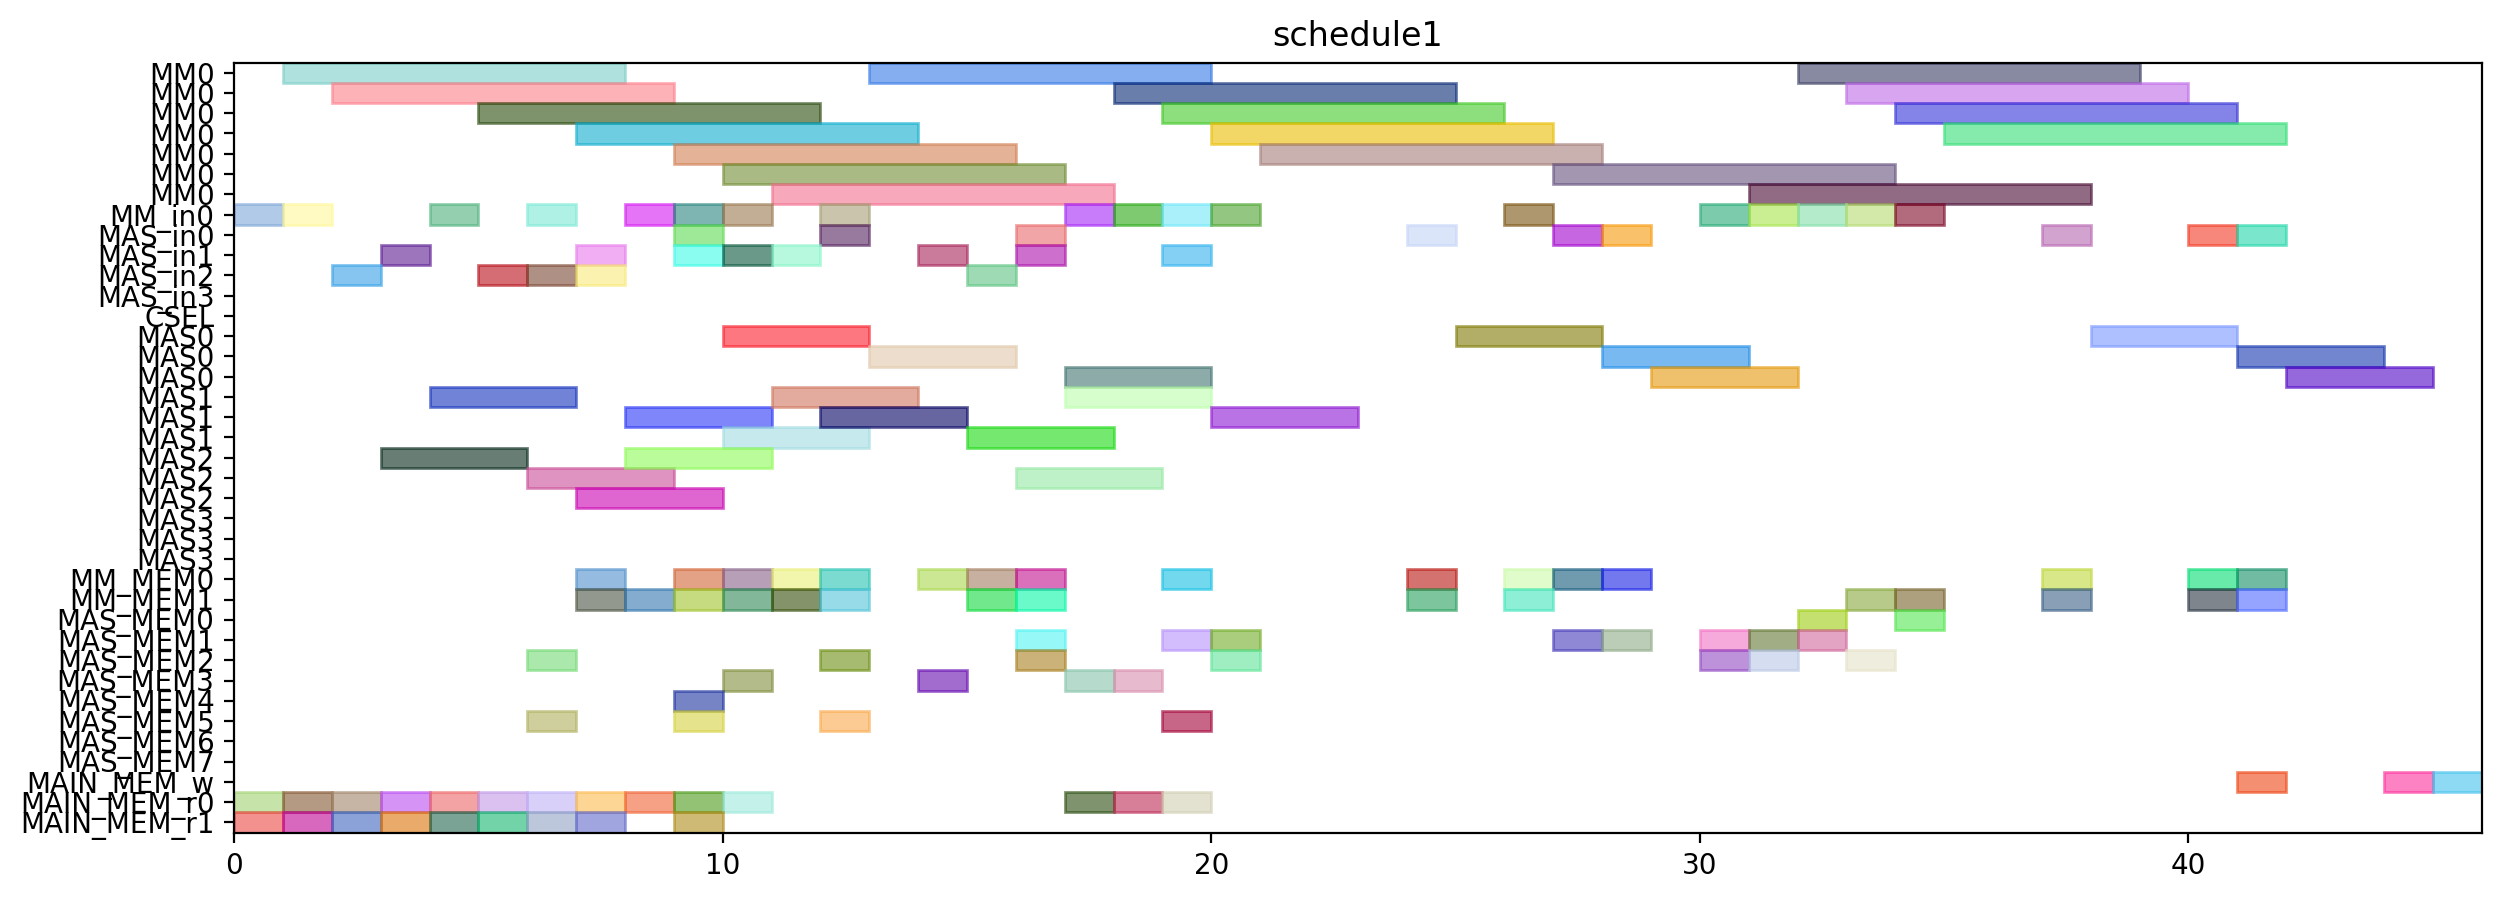

This figure's Python source:
from pyschedule import Scenario, solvers, plotters, alt


def solve():
	horizon = 154
	S = Scenario("schedule1", horizon=horizon)

	# resource
	MM = S.Resources('MM', num=1, size=7)
	MM_in = S.Resources('MM_in', num=1)
	MAS_in = S.Resources('MAS_in', num=4)
	CSEL = S.Resource('CSEL')
	MAS = S.Resources('MAS', num=4, size=3, periods=range(1, horizon))
	MM_MEM = S.Resources('MM_MEM', num=2)
	MAS_MEM = S.Resources('MAS_MEM', num=8)
	MAIN_MEM_w = S.Resource('MAIN_MEM_w', size=1)
	MAIN_MEM_r = S.Resources('MAIN_MEM_r', num=2)

	# result of previous scheduling
	t0_in = S.Task('t0_in', length=1, delay_cost=1)
	S += t0_in >= 0
	t0_in += MM_in[0]

	t0_mem0 = S.Task('t0_mem0', length=1, delay_cost=1)
	S += t0_mem0 >= 0
	t0_mem0 += MAIN_MEM_r[0]

	t0_mem1 = S.Task('t0_mem1', length=1, delay_cost=1)
	S += t0_mem1 >= 0
	t0_mem1 += MAIN_MEM_r[1]

	t0 = S.Task('t0', length=7, delay_cost=1)
	S += t0 >= 1
	t0 += MM[0]

	t2_in = S.Task('t2_in', length=1, delay_cost=1)
	S += t2_in >= 1
	t2_in += MM_in[0]

	t2_mem0 = S.Task('t2_mem0', length=1, delay_cost=1)
	S += t2_mem0 >= 1
	t2_mem0 += MAIN_MEM_r[0]

	t2_mem1 = S.Task('t2_mem1', length=1, delay_cost=1)
	S += t2_mem1 >= 1
	t2_mem1 += MAIN_MEM_r[1]

	t2 = S.Task('t2', length=7, delay_cost=1)
	S += t2 >= 2
	t2 += MM[0]

	t9_in = S.Task('t9_in', length=1, delay_cost=1)
	S += t9_in >= 2
	t9_in += MAS_in[2]

	t9_mem0 = S.Task('t9_mem0', length=1, delay_cost=1)
	S += t9_mem0 >= 2
	t9_mem0 += MAIN_MEM_r[0]

	t9_mem1 = S.Task('t9_mem1', length=1, delay_cost=1)
	S += t9_mem1 >= 2
	t9_mem1 += MAIN_MEM_r[1]

	t8_in = S.Task('t8_in', length=1, delay_cost=1)
	S += t8_in >= 3
	t8_in += MAS_in[1]

	t8_mem0 = S.Task('t8_mem0', length=1, delay_cost=1)
	S += t8_mem0 >= 3
	t8_mem0 += MAIN_MEM_r[0]

	t8_mem1 = S.Task('t8_mem1', length=1, delay_cost=1)
	S += t8_mem1 >= 3
	t8_mem1 += MAIN_MEM_r[1]

	t9 = S.Task('t9', length=3, delay_cost=1)
	S += t9 >= 3
	t9 += MAS[2]

	t1_in = S.Task('t1_in', length=1, delay_cost=1)
	S += t1_in >= 4
	t1_in += MM_in[0]

	t1_mem0 = S.Task('t1_mem0', length=1, delay_cost=1)
	S += t1_mem0 >= 4
	t1_mem0 += MAIN_MEM_r[0]

	t1_mem1 = S.Task('t1_mem1', length=1, delay_cost=1)
	S += t1_mem1 >= 4
	t1_mem1 += MAIN_MEM_r[1]

	t8 = S.Task('t8', length=3, delay_cost=1)
	S += t8 >= 4
	t8 += MAS[1]

	t1 = S.Task('t1', length=7, delay_cost=1)
	S += t1 >= 5
	t1 += MM[0]

	t3_in = S.Task('t3_in', length=1, delay_cost=1)
	S += t3_in >= 5
	t3_in += MAS_in[2]

	t3_mem0 = S.Task('t3_mem0', length=1, delay_cost=1)
	S += t3_mem0 >= 5
	t3_mem0 += MAIN_MEM_r[0]

	t3_mem1 = S.Task('t3_mem1', length=1, delay_cost=1)
	S += t3_mem1 >= 5
	t3_mem1 += MAIN_MEM_r[1]

	t10_in = S.Task('t10_in', length=1, delay_cost=1)
	S += t10_in >= 6
	t10_in += MM_in[0]

	t10_mem0 = S.Task('t10_mem0', length=1, delay_cost=1)
	S += t10_mem0 >= 6
	t10_mem0 += MAS_MEM[2]

	t10_mem1 = S.Task('t10_mem1', length=1, delay_cost=1)
	S += t10_mem1 >= 6
	t10_mem1 += MAS_MEM[5]

	t3 = S.Task('t3', length=3, delay_cost=1)
	S += t3 >= 6
	t3 += MAS[2]

	t4_in = S.Task('t4_in', length=1, delay_cost=1)
	S += t4_in >= 6
	t4_in += MAS_in[2]

	t4_mem0 = S.Task('t4_mem0', length=1, delay_cost=1)
	S += t4_mem0 >= 6
	t4_mem0 += MAIN_MEM_r[0]

	t4_mem1 = S.Task('t4_mem1', length=1, delay_cost=1)
	S += t4_mem1 >= 6
	t4_mem1 += MAIN_MEM_r[1]

	t10 = S.Task('t10', length=7, delay_cost=1)
	S += t10 >= 7
	t10 += MM[0]

	t14_in = S.Task('t14_in', length=1, delay_cost=1)
	S += t14_in >= 7
	t14_in += MAS_in[2]

	t14_mem0 = S.Task('t14_mem0', length=1, delay_cost=1)
	S += t14_mem0 >= 7
	t14_mem0 += MAIN_MEM_r[0]

	t14_mem1 = S.Task('t14_mem1', length=1, delay_cost=1)
	S += t14_mem1 >= 7
	t14_mem1 += MAIN_MEM_r[1]

	t24_in = S.Task('t24_in', length=1, delay_cost=1)
	S += t24_in >= 7
	t24_in += MAS_in[1]

	t24_mem0 = S.Task('t24_mem0', length=1, delay_cost=1)
	S += t24_mem0 >= 7
	t24_mem0 += MM_MEM[0]

	t24_mem1 = S.Task('t24_mem1', length=1, delay_cost=1)
	S += t24_mem1 >= 7
	t24_mem1 += MM_MEM[1]

	t4 = S.Task('t4', length=3, delay_cost=1)
	S += t4 >= 7
	t4 += MAS[2]

	t14 = S.Task('t14', length=3, delay_cost=1)
	S += t14 >= 8
	t14 += MAS[2]

	t24 = S.Task('t24', length=3, delay_cost=1)
	S += t24 >= 8
	t24 += MAS[1]

	t26_in = S.Task('t26_in', length=1, delay_cost=1)
	S += t26_in >= 8
	t26_in += MM_in[0]

	t26_mem0 = S.Task('t26_mem0', length=1, delay_cost=1)
	S += t26_mem0 >= 8
	t26_mem0 += MAIN_MEM_r[0]

	t26_mem1 = S.Task('t26_mem1', length=1, delay_cost=1)
	S += t26_mem1 >= 8
	t26_mem1 += MM_MEM[1]

	t13_in = S.Task('t13_in', length=1, delay_cost=1)
	S += t13_in >= 9
	t13_in += MAS_in[1]

	t13_mem0 = S.Task('t13_mem0', length=1, delay_cost=1)
	S += t13_mem0 >= 9
	t13_mem0 += MAIN_MEM_r[0]

	t13_mem1 = S.Task('t13_mem1', length=1, delay_cost=1)
	S += t13_mem1 >= 9
	t13_mem1 += MAIN_MEM_r[1]

	t16_in = S.Task('t16_in', length=1, delay_cost=1)
	S += t16_in >= 9
	t16_in += MAS_in[0]

	t16_mem0 = S.Task('t16_mem0', length=1, delay_cost=1)
	S += t16_mem0 >= 9
	t16_mem0 += MM_MEM[0]

	t16_mem1 = S.Task('t16_mem1', length=1, delay_cost=1)
	S += t16_mem1 >= 9
	t16_mem1 += MM_MEM[1]

	t26 = S.Task('t26', length=7, delay_cost=1)
	S += t26 >= 9
	t26 += MM[0]

	t5_in = S.Task('t5_in', length=1, delay_cost=1)
	S += t5_in >= 9
	t5_in += MM_in[0]

	t5_mem0 = S.Task('t5_mem0', length=1, delay_cost=1)
	S += t5_mem0 >= 9
	t5_mem0 += MAS_MEM[4]

	t5_mem1 = S.Task('t5_mem1', length=1, delay_cost=1)
	S += t5_mem1 >= 9
	t5_mem1 += MAS_MEM[5]

	t13 = S.Task('t13', length=3, delay_cost=1)
	S += t13 >= 10
	t13 += MAS[1]

	t16 = S.Task('t16', length=3, delay_cost=1)
	S += t16 >= 10
	t16 += MAS[0]

	t19_in = S.Task('t19_in', length=1, delay_cost=1)
	S += t19_in >= 10
	t19_in += MM_in[0]

	t19_mem0 = S.Task('t19_mem0', length=1, delay_cost=1)
	S += t19_mem0 >= 10
	t19_mem0 += MAIN_MEM_r[0]

	t19_mem1 = S.Task('t19_mem1', length=1, delay_cost=1)
	S += t19_mem1 >= 10
	t19_mem1 += MM_MEM[1]

	t25_in = S.Task('t25_in', length=1, delay_cost=1)
	S += t25_in >= 10
	t25_in += MAS_in[1]

	t25_mem0 = S.Task('t25_mem0', length=1, delay_cost=1)
	S += t25_mem0 >= 10
	t25_mem0 += MM_MEM[0]

	t25_mem1 = S.Task('t25_mem1', length=1, delay_cost=1)
	S += t25_mem1 >= 10
	t25_mem1 += MAS_MEM[3]

	t5 = S.Task('t5', length=7, delay_cost=1)
	S += t5 >= 10
	t5 += MM[0]

	t11_in = S.Task('t11_in', length=1, delay_cost=1)
	S += t11_in >= 11
	t11_in += MAS_in[1]

	t11_mem0 = S.Task('t11_mem0', length=1, delay_cost=1)
	S += t11_mem0 >= 11
	t11_mem0 += MM_MEM[0]

	t11_mem1 = S.Task('t11_mem1', length=1, delay_cost=1)
	S += t11_mem1 >= 11
	t11_mem1 += MM_MEM[1]

	t19 = S.Task('t19', length=7, delay_cost=1)
	S += t19 >= 11
	t19 += MM[0]

	t25 = S.Task('t25', length=3, delay_cost=1)
	S += t25 >= 11
	t25 += MAS[1]

	t11 = S.Task('t11', length=3, delay_cost=1)
	S += t11 >= 12
	t11 += MAS[1]

	t15_in = S.Task('t15_in', length=1, delay_cost=1)
	S += t15_in >= 12
	t15_in += MM_in[0]

	t15_mem0 = S.Task('t15_mem0', length=1, delay_cost=1)
	S += t15_mem0 >= 12
	t15_mem0 += MAS_MEM[2]

	t15_mem1 = S.Task('t15_mem1', length=1, delay_cost=1)
	S += t15_mem1 >= 12
	t15_mem1 += MAS_MEM[5]

	t6_in = S.Task('t6_in', length=1, delay_cost=1)
	S += t6_in >= 12
	t6_in += MAS_in[0]

	t6_mem0 = S.Task('t6_mem0', length=1, delay_cost=1)
	S += t6_mem0 >= 12
	t6_mem0 += MM_MEM[0]

	t6_mem1 = S.Task('t6_mem1', length=1, delay_cost=1)
	S += t6_mem1 >= 12
	t6_mem1 += MM_MEM[1]

	t15 = S.Task('t15', length=7, delay_cost=1)
	S += t15 >= 13
	t15 += MM[0]

	t6 = S.Task('t6', length=3, delay_cost=1)
	S += t6 >= 13
	t6 += MAS[0]

	t12_in = S.Task('t12_in', length=1, delay_cost=1)
	S += t12_in >= 14
	t12_in += MAS_in[1]

	t12_mem0 = S.Task('t12_mem0', length=1, delay_cost=1)
	S += t12_mem0 >= 14
	t12_mem0 += MM_MEM[0]

	t12_mem1 = S.Task('t12_mem1', length=1, delay_cost=1)
	S += t12_mem1 >= 14
	t12_mem1 += MAS_MEM[3]

	t12 = S.Task('t12', length=3, delay_cost=1)
	S += t12 >= 15
	t12 += MAS[1]

	t29_in = S.Task('t29_in', length=1, delay_cost=1)
	S += t29_in >= 15
	t29_in += MAS_in[2]

	t29_mem0 = S.Task('t29_mem0', length=1, delay_cost=1)
	S += t29_mem0 >= 15
	t29_mem0 += MM_MEM[0]

	t29_mem1 = S.Task('t29_mem1', length=1, delay_cost=1)
	S += t29_mem1 >= 15
	t29_mem1 += MM_MEM[1]

	t28_in = S.Task('t28_in', length=1, delay_cost=1)
	S += t28_in >= 16
	t28_in += MAS_in[0]

	t28_mem0 = S.Task('t28_mem0', length=1, delay_cost=1)
	S += t28_mem0 >= 16
	t28_mem0 += MAS_MEM[2]

	t28_mem1 = S.Task('t28_mem1', length=1, delay_cost=1)
	S += t28_mem1 >= 16
	t28_mem1 += MM_MEM[1]

	t29 = S.Task('t29', length=3, delay_cost=1)
	S += t29 >= 16
	t29 += MAS[2]

	t7_in = S.Task('t7_in', length=1, delay_cost=1)
	S += t7_in >= 16
	t7_in += MAS_in[1]

	t7_mem0 = S.Task('t7_mem0', length=1, delay_cost=1)
	S += t7_mem0 >= 16
	t7_mem0 += MM_MEM[0]

	t7_mem1 = S.Task('t7_mem1', length=1, delay_cost=1)
	S += t7_mem1 >= 16
	t7_mem1 += MAS_MEM[1]

	t18_in = S.Task('t18_in', length=1, delay_cost=1)
	S += t18_in >= 17
	t18_in += MM_in[0]

	t18_mem0 = S.Task('t18_mem0', length=1, delay_cost=1)
	S += t18_mem0 >= 17
	t18_mem0 += MAIN_MEM_r[0]

	t18_mem1 = S.Task('t18_mem1', length=1, delay_cost=1)
	S += t18_mem1 >= 17
	t18_mem1 += MAS_MEM[3]

	t28 = S.Task('t28', length=3, delay_cost=1)
	S += t28 >= 17
	t28 += MAS[0]

	t7 = S.Task('t7', length=3, delay_cost=1)
	S += t7 >= 17
	t7 += MAS[1]

	t18 = S.Task('t18', length=7, delay_cost=1)
	S += t18 >= 18
	t18 += MM[0]

	t27_in = S.Task('t27_in', length=1, delay_cost=1)
	S += t27_in >= 18
	t27_in += MM_in[0]

	t27_mem0 = S.Task('t27_mem0', length=1, delay_cost=1)
	S += t27_mem0 >= 18
	t27_mem0 += MAIN_MEM_r[0]

	t27_mem1 = S.Task('t27_mem1', length=1, delay_cost=1)
	S += t27_mem1 >= 18
	t27_mem1 += MAS_MEM[3]

	t17_in = S.Task('t17_in', length=1, delay_cost=1)
	S += t17_in >= 19
	t17_in += MAS_in[1]

	t17_mem0 = S.Task('t17_mem0', length=1, delay_cost=1)
	S += t17_mem0 >= 19
	t17_mem0 += MM_MEM[0]

	t17_mem1 = S.Task('t17_mem1', length=1, delay_cost=1)
	S += t17_mem1 >= 19
	t17_mem1 += MAS_MEM[1]

	t27 = S.Task('t27', length=7, delay_cost=1)
	S += t27 >= 19
	t27 += MM[0]

	t30_in = S.Task('t30_in', length=1, delay_cost=1)
	S += t30_in >= 19
	t30_in += MM_in[0]

	t30_mem0 = S.Task('t30_mem0', length=1, delay_cost=1)
	S += t30_mem0 >= 19
	t30_mem0 += MAIN_MEM_r[0]

	t30_mem1 = S.Task('t30_mem1', length=1, delay_cost=1)
	S += t30_mem1 >= 19
	t30_mem1 += MAS_MEM[5]

	t17 = S.Task('t17', length=3, delay_cost=1)
	S += t17 >= 20
	t17 += MAS[1]

	t30 = S.Task('t30', length=7, delay_cost=1)
	S += t30 >= 20
	t30 += MM[0]

	t35_in = S.Task('t35_in', length=1, delay_cost=1)
	S += t35_in >= 20
	t35_in += MM_in[0]

	t35_mem0 = S.Task('t35_mem0', length=1, delay_cost=1)
	S += t35_mem0 >= 20
	t35_mem0 += MAS_MEM[2]

	t35_mem1 = S.Task('t35_mem1', length=1, delay_cost=1)
	S += t35_mem1 >= 20
	t35_mem1 += MAS_MEM[1]

	t35 = S.Task('t35', length=7, delay_cost=1)
	S += t35 >= 21
	t35 += MM[0]

	t20_in = S.Task('t20_in', length=1, delay_cost=1)
	S += t20_in >= 24
	t20_in += MAS_in[0]

	t20_mem0 = S.Task('t20_mem0', length=1, delay_cost=1)
	S += t20_mem0 >= 24
	t20_mem0 += MM_MEM[0]

	t20_mem1 = S.Task('t20_mem1', length=1, delay_cost=1)
	S += t20_mem1 >= 24
	t20_mem1 += MM_MEM[1]

	t20 = S.Task('t20', length=3, delay_cost=1)
	S += t20 >= 25
	t20 += MAS[0]

	t31_in = S.Task('t31_in', length=1, delay_cost=1)
	S += t31_in >= 26
	t31_in += MM_in[0]

	t31_mem0 = S.Task('t31_mem0', length=1, delay_cost=1)
	S += t31_mem0 >= 26
	t31_mem0 += MM_MEM[0]

	t31_mem1 = S.Task('t31_mem1', length=1, delay_cost=1)
	S += t31_mem1 >= 26
	t31_mem1 += MM_MEM[1]

	t31 = S.Task('t31', length=7, delay_cost=1)
	S += t31 >= 27
	t31 += MM[0]


	# new tasks
	t21 = S.Task('t21', length=3, delay_cost=1)
	t21 += alt(MAS)
	t21_in = S.Task('t21_in', length=1, delay_cost=1)
	t21_in += alt(MAS_in)
	S += t21_in*MAS_in[0]<=t21*MAS[0]

	S += t21_in*MAS_in[1]<=t21*MAS[1]

	S += t21_in*MAS_in[2]<=t21*MAS[2]

	S += t21_in*MAS_in[3]<=t21*MAS[3]

	t21_mem0 = S.Task('t21_mem0', length=1, delay_cost=1)
	t21_mem0 += MM_MEM[0]
	S += 11 < t21_mem0
	S += t21_mem0 <= t21

	t21_mem1 = S.Task('t21_mem1', length=1, delay_cost=1)
	t21_mem1 += MAS_MEM[1]
	S += 27 < t21_mem1
	S += t21_mem1 <= t21

	t22 = S.Task('t22', length=3, delay_cost=1)
	t22 += alt(MAS)
	t22_in = S.Task('t22_in', length=1, delay_cost=1)
	t22_in += alt(MAS_in)
	S += t22_in*MAS_in[0]<=t22*MAS[0]

	S += t22_in*MAS_in[1]<=t22*MAS[1]

	S += t22_in*MAS_in[2]<=t22*MAS[2]

	S += t22_in*MAS_in[3]<=t22*MAS[3]

	t22_mem0 = S.Task('t22_mem0', length=1, delay_cost=1)
	t22_mem0 += MM_MEM[0]
	S += 11 < t22_mem0
	S += t22_mem0 <= t22

	t22_mem1 = S.Task('t22_mem1', length=1, delay_cost=1)
	t22_mem1 += MAS_MEM[1]
	S += 27 < t22_mem1
	S += t22_mem1 <= t22

	t32 = S.Task('t32', length=7, delay_cost=1)
	t32 += alt(MM)
	t32_in = S.Task('t32_in', length=1, delay_cost=1)
	t32_in += alt(MM_in)
	S += t32_in*MM_in[0]<=t32*MM[0]
	t32_mem0 = S.Task('t32_mem0', length=1, delay_cost=1)
	t32_mem0 += MAS_MEM[0]
	S += 19 < t32_mem0
	S += t32_mem0 <= t32

	t32_mem1 = S.Task('t32_mem1', length=1, delay_cost=1)
	t32_mem1 += MM_MEM[1]
	S += 33 < t32_mem1
	S += t32_mem1 <= t32

	t33 = S.Task('t33', length=7, delay_cost=1)
	t33 += alt(MM)
	t33_in = S.Task('t33_in', length=1, delay_cost=1)
	t33_in += alt(MM_in)
	S += t33_in*MM_in[0]<=t33*MM[0]
	t33_mem0 = S.Task('t33_mem0', length=1, delay_cost=1)
	t33_mem0 += MAS_MEM[2]
	S += 22 < t33_mem0
	S += t33_mem0 <= t33

	t33_mem1 = S.Task('t33_mem1', length=1, delay_cost=1)
	t33_mem1 += MM_MEM[1]
	S += 33 < t33_mem1
	S += t33_mem1 <= t33

	t23 = S.Task('t23', length=7, delay_cost=1)
	t23 += alt(MM)
	t23_in = S.Task('t23_in', length=1, delay_cost=1)
	t23_in += alt(MM_in)
	S += t23_in*MM_in[0]<=t23*MM[0]
	t23_mem0 = S.Task('t23_mem0', length=1, delay_cost=1)
	t23_mem0 += alt(MAS_MEM)
	S += (t21*MAS[0])-1 < t23_mem0*MAS_MEM[0]
	S += (t21*MAS[1])-1 < t23_mem0*MAS_MEM[2]
	S += (t21*MAS[2])-1 < t23_mem0*MAS_MEM[4]
	S += (t21*MAS[3])-1 < t23_mem0*MAS_MEM[6]
	S += t23_mem0 <= t23

	t23_mem1 = S.Task('t23_mem1', length=1, delay_cost=1)
	t23_mem1 += alt(MAS_MEM)
	S += (t22*MAS[0])-1 < t23_mem1*MAS_MEM[1]
	S += (t22*MAS[1])-1 < t23_mem1*MAS_MEM[3]
	S += (t22*MAS[2])-1 < t23_mem1*MAS_MEM[5]
	S += (t22*MAS[3])-1 < t23_mem1*MAS_MEM[7]
	S += t23_mem1 <= t23

	t34 = S.Task('t34', length=7, delay_cost=1)
	t34 += alt(MM)
	t34_in = S.Task('t34_in', length=1, delay_cost=1)
	t34_in += alt(MM_in)
	S += t34_in*MM_in[0]<=t34*MM[0]
	t34_mem0 = S.Task('t34_mem0', length=1, delay_cost=1)
	t34_mem0 += MAS_MEM[2]
	S += 19 < t34_mem0
	S += t34_mem0 <= t34

	t34_mem1 = S.Task('t34_mem1', length=1, delay_cost=1)
	t34_mem1 += alt(MAS_MEM)
	S += (t21*MAS[0])-1 < t34_mem1*MAS_MEM[1]
	S += (t21*MAS[1])-1 < t34_mem1*MAS_MEM[3]
	S += (t21*MAS[2])-1 < t34_mem1*MAS_MEM[5]
	S += (t21*MAS[3])-1 < t34_mem1*MAS_MEM[7]
	S += t34_mem1 <= t34

	t36 = S.Task('t36', length=7, delay_cost=1)
	t36 += alt(MM)
	t36_in = S.Task('t36_in', length=1, delay_cost=1)
	t36_in += alt(MM_in)
	S += t36_in*MM_in[0]<=t36*MM[0]
	t36_mem0 = S.Task('t36_mem0', length=1, delay_cost=1)
	t36_mem0 += MAS_MEM[2]
	S += 22 < t36_mem0
	S += t36_mem0 <= t36

	t36_mem1 = S.Task('t36_mem1', length=1, delay_cost=1)
	t36_mem1 += alt(MAS_MEM)
	S += (t22*MAS[0])-1 < t36_mem1*MAS_MEM[1]
	S += (t22*MAS[1])-1 < t36_mem1*MAS_MEM[3]
	S += (t22*MAS[2])-1 < t36_mem1*MAS_MEM[5]
	S += (t22*MAS[3])-1 < t36_mem1*MAS_MEM[7]
	S += t36_mem1 <= t36

	PY_new = S.Task('PY_new', length=3, delay_cost=1)
	PY_new += alt(MAS)
	PY_new_in = S.Task('PY_new_in', length=1, delay_cost=1)
	PY_new_in += alt(MAS_in)
	S += PY_new_in*MAS_in[0]<=PY_new*MAS[0]

	S += PY_new_in*MAS_in[1]<=PY_new*MAS[1]

	S += PY_new_in*MAS_in[2]<=PY_new*MAS[2]

	S += PY_new_in*MAS_in[3]<=PY_new*MAS[3]

	S += 0<PY_new

	PY_new_w = S.Task('PY_new_w', length=1, delay_cost=1)
	PY_new_w += alt(MAIN_MEM_w)
	S += PY_new <= PY_new_w

	PY_new_mem0 = S.Task('PY_new_mem0', length=1, delay_cost=1)
	PY_new_mem0 += alt(MM_MEM)
	S += (t23*MM[0])-1 < PY_new_mem0*MM_MEM[0]
	S += PY_new_mem0 <= PY_new

	PY_new_mem1 = S.Task('PY_new_mem1', length=1, delay_cost=1)
	PY_new_mem1 += alt(MM_MEM)
	S += (t32*MM[0])-1 < PY_new_mem1*MM_MEM[1]
	S += PY_new_mem1 <= PY_new

	PX_new = S.Task('PX_new', length=3, delay_cost=1)
	PX_new += alt(MAS)
	PX_new_in = S.Task('PX_new_in', length=1, delay_cost=1)
	PX_new_in += alt(MAS_in)
	S += PX_new_in*MAS_in[0]<=PX_new*MAS[0]

	S += PX_new_in*MAS_in[1]<=PX_new*MAS[1]

	S += PX_new_in*MAS_in[2]<=PX_new*MAS[2]

	S += PX_new_in*MAS_in[3]<=PX_new*MAS[3]

	S += 0<PX_new

	PX_new_w = S.Task('PX_new_w', length=1, delay_cost=1)
	PX_new_w += alt(MAIN_MEM_w)
	S += PX_new <= PX_new_w

	PX_new_mem0 = S.Task('PX_new_mem0', length=1, delay_cost=1)
	PX_new_mem0 += alt(MM_MEM)
	S += (t34*MM[0])-1 < PX_new_mem0*MM_MEM[0]
	S += PX_new_mem0 <= PX_new

	PX_new_mem1 = S.Task('PX_new_mem1', length=1, delay_cost=1)
	PX_new_mem1 += alt(MM_MEM)
	S += (t33*MM[0])-1 < PX_new_mem1*MM_MEM[1]
	S += PX_new_mem1 <= PX_new

	PZ_new = S.Task('PZ_new', length=3, delay_cost=1)
	PZ_new += alt(MAS)
	PZ_new_in = S.Task('PZ_new_in', length=1, delay_cost=1)
	PZ_new_in += alt(MAS_in)
	S += PZ_new_in*MAS_in[0]<=PZ_new*MAS[0]

	S += PZ_new_in*MAS_in[1]<=PZ_new*MAS[1]

	S += PZ_new_in*MAS_in[2]<=PZ_new*MAS[2]

	S += PZ_new_in*MAS_in[3]<=PZ_new*MAS[3]

	S += 0<PZ_new

	PZ_new_w = S.Task('PZ_new_w', length=1, delay_cost=1)
	PZ_new_w += alt(MAIN_MEM_w)
	S += PZ_new <= PZ_new_w

	PZ_new_mem0 = S.Task('PZ_new_mem0', length=1, delay_cost=1)
	PZ_new_mem0 += alt(MM_MEM)
	S += (t36*MM[0])-1 < PZ_new_mem0*MM_MEM[0]
	S += PZ_new_mem0 <= PZ_new

	PZ_new_mem1 = S.Task('PZ_new_mem1', length=1, delay_cost=1)
	PZ_new_mem1 += MM_MEM[1]
	S += 27 < PZ_new_mem1
	S += PZ_new_mem1 <= PZ_new

	solvers.mip.solve(S,msg=1,kind='CPLEX',ratio_gap=1.01)

	solution = [['hoge']*len(S.solution()[1]) for i in range(len(S.solution()))]
	for i in range(len(S.solution())):
		for j in range(len(S.solution()[i])):
			solution[i][j]=str(S.solution()[i][j])
	print(solution)

	cycles = int(solution[-1][3])

	pic_file_name = "/home/mfukuda/ABE/multiRAM_multiMAS_16mux/scheduling_result/stage7MM1_stage3MAS4/EP_ADD_A_ANY/schedule1.png"
	if(S.solution() != []):
		plotters.matplotlib.plot(S,img_filename=pic_file_name, show_task_labels=False, fig_size=(cycles*0.25+3, 5))

	return solution
